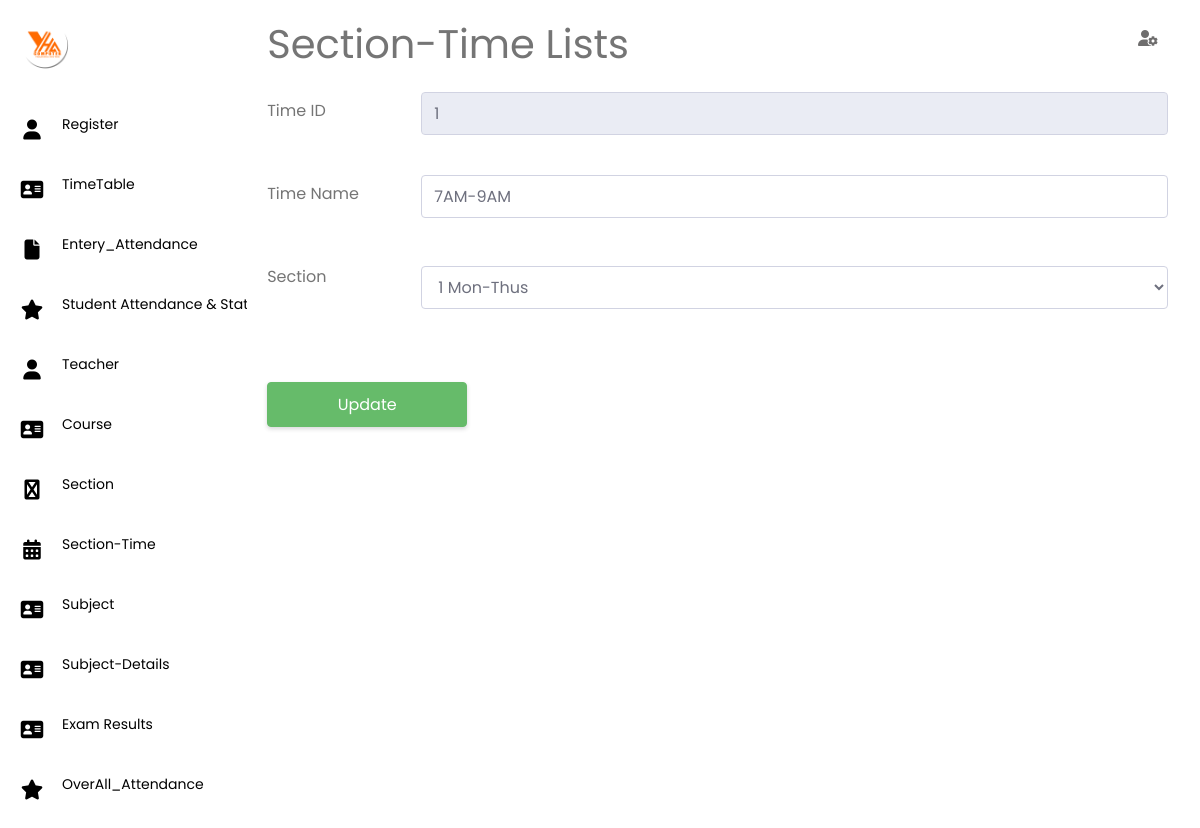
Page /time.php?edit=1 on the committed database.
### tables this page shows
CREATE TABLE `sectiontime` (
  `timeid` int(11) NOT NULL,
  `timename` varchar(20) NOT NULL,
  `sectionid` int(11) NOT NULL
);

CREATE TABLE `section` (
  `sectionid` int(11) NOT NULL,
  `sectionname` varchar(20) NOT NULL
);

### time.php (the view, shortened to what this page needs)
<?php
include 'time_process.php';
if (isset($_GET['edit'])) {
		$id = $_GET['edit'];
		$edit_state = true;
		$record = mysqli_query($conn,"SELECT st.*,se.* FROM sectiontime AS st LEFT JOIN section AS se ON st.sectionid=se.sectionid WHERE timeid = '$id'");
    $data = mysqli_fetch_array($record);
    $timeid=$data['timeid'];
    $timename=$data['timename'];
    $sectionid=$data['sectionid'];
    $sectionname=$data['sectionname'];
	}
?>
<?php include('head.php');?>
  <div class="container-fluid">
    <?php include("nav.php");?>
    <section class="main">
      <div class="main-top">
        <h1>Section-Time Lists</h1>
        <i class="fas fa-user-cog"></i>
      </div>
    <form action="" method="post">
    <div class="form-group row">
        <label for="studentId" class="col-sm-2 col-form-label">Time ID</label>
        <div class="col-sm-10">
        <input type="text" class="form-control" id="studentcId" value="<?php echo $timeid;?>" placeholder="Time ID" name="timeid" disabled>
        </div>
    </div><br/>
    <div class="form-group row">
        <label for="text" class="col-sm-2 col-form-label">Time Name</label>
        <div class="col-sm-10">
        <input type="text" class="form-control" value="<?php echo $timename;?>" id="name" placeholder="Time Name" name="timename">
        </div>
    </div><br/>
    <div class="form-group row">
        <label for="text" class="col-sm-2 col-form-label">Section</label>
        <div class="col-sm-10">
            <select name="sectionid" id="" class="form-control">
              <?php if($edit_state==false):?>
                <option value="">Section</option>
              <?php else:?>
                <option value="<?php echo $sectionid;?>"><?php echo $sectionid;?>&nbsp;<?php echo $sectionname;?></option>
              <?php endif;?>
            </select>
        </div>
    </div><br/>
    <form class="form-inline">
    <?php if ($edit_state == false): ?>
    <button class="btn" style="background-color:#ff6b01;color:white;font-size:18px;width:150px;height:50px" type="submit" name="save" >Save</button>
    <?php else: ?>
      <button class="btn btn-success" type="submit" name="update" >Update</button>
    <?php endif ?>
    </form>
    </form><br/><br/>
        </div>
</body>
</html>

### css/01.css (style rules this page uses)
* { margin: 0; padding: 0; outline: none; border: none; text-decoration: none; box-sizing: border-box; font-family: "Poppins", sans-serif; }
.main-top { display: flex; width: 100%; }
.main-top i { position: absolute; right: 0; margin: 10px 30px; color: rgb(110, 109, 109); cursor: pointer; }

### css/re_form.css (style rules this page uses)
form { position: relative; margin-top: 16px; min-height: 800px; background-color: #fff; }
.input-field input, select { outline: none; font-size: 14px; font-weight: 400; color: #333; border-radius: 5px; border: 1px solid #aaa; padding: 0 15px; height: 42px; margin: 8px 0; }
form button, .backBtn { display: flex; align-items: center; justify-content: center; height: 45px; max-width: 200px; width: 100%; border: none; outline: none; color: #fff; border-radius: 5px; margin: 25px 0; transition: all 0.3s linear; cursor: pointer; }

### head.php (style rules this page uses)
.main { position: relative; padding: 20px; width: 80%; float:left; height:800px; overflow-y:scroll; }

### rows in the picture
sectiontime: timeid "1", timename "7AM-9AM", sectionid "1 Mon-Thus"
